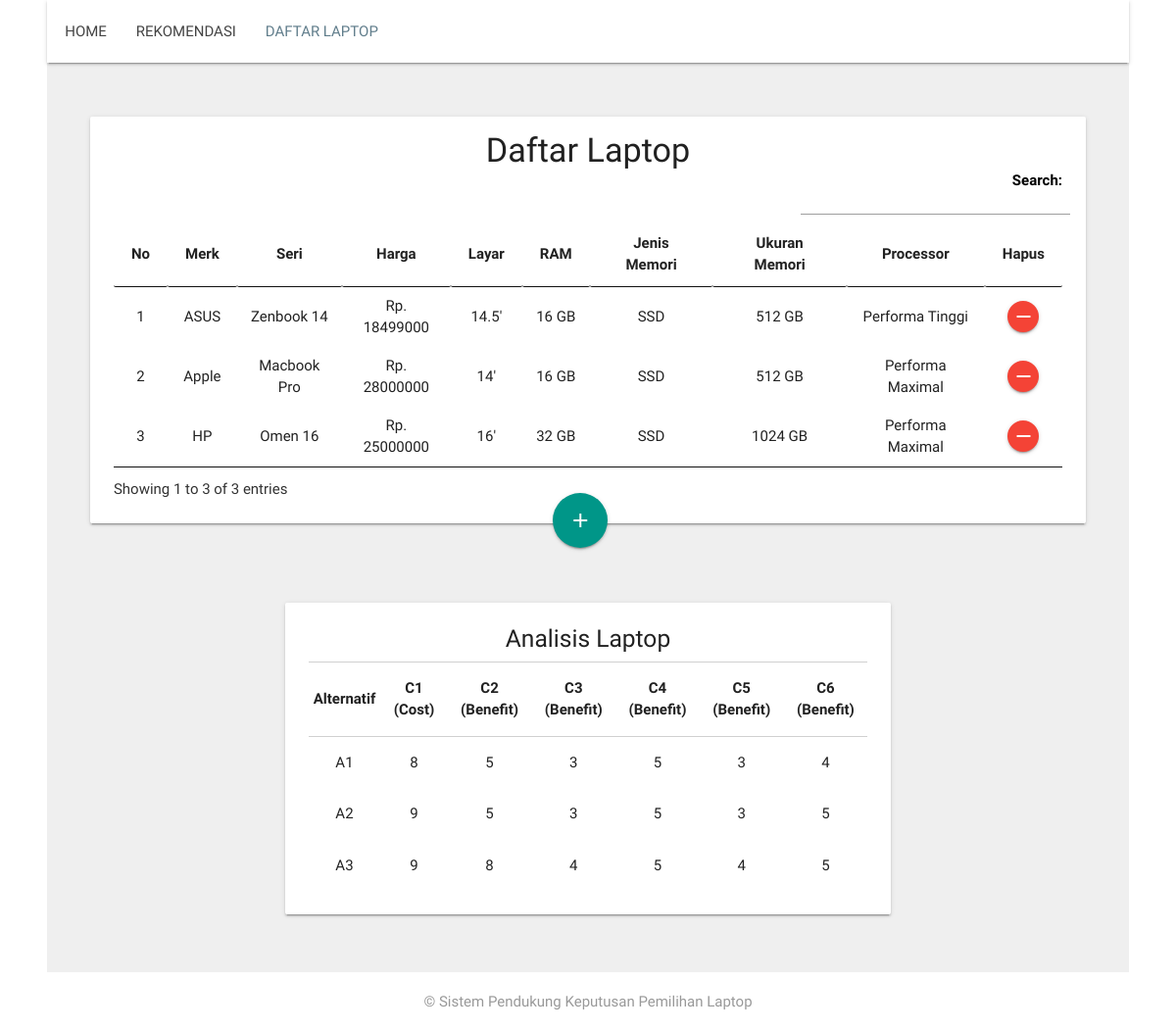
The app's page /daftar_laptop.php with its own data.
### tables this page shows
CREATE TABLE `daftar_laptop` (
  `id` int(4) NOT NULL,
  `merk` varchar(256) NOT NULL,
  `seri` varchar(256) NOT NULL,
  `harga` varchar(64) NOT NULL,
  `layar` varchar(64) NOT NULL,
  `ram` varchar(64) NOT NULL,
  `jenis_memory` varchar(64) NOT NULL,
  `ukuran_memory` varchar(64) NOT NULL,
  `processor` varchar(64) NOT NULL,
  `harga_angka` varchar(64) NOT NULL,
  `layar_angka` varchar(64) NOT NULL,
  `ram_angka` varchar(64) NOT NULL,
  `jenis_memory_angka` varchar(64) NOT NULL,
  `ukuran_memory_angka` varchar(64) NOT NULL,
  `processor_angka` varchar(64) NOT NULL
);

### daftar_laptop.php (the view, shortened to what this page needs)
<?php
include('connection.php');
?>
<!DOCTYPE html>
<html>
<head>
	<link type="text/css" rel="stylesheet" href="assets/css/materialize.css"  media="screen,projection"/>
	<link rel="stylesheet" href="assets/css/table.css">
	<link rel="stylesheet" href="assets/css/style.css">
	<link rel="stylesheet" href="https://cdnjs.cloudflare.com/ajax/libs/font-awesome/4.5.0/css/font-awesome.min.css">
	<link rel="stylesheet" type="text/css" href="assets/dataTable/jquery.dataTables.min.css">
</head>
<body>
	<div class="navbar-fixed">
	<nav>
    	<div class="container">
						<div class="nav-wrapper">
								<ul class="left" style="margin-left: -52px;">
									<li><a href="index.php">HOME</a></li>
									<li><a href="model.php">REKOMENDASI</a></li>
									<li><a class="active" href="daftar_laptop.php">DAFTAR LAPTOP</a></li>
								</ul>
						</div>
        </div>
		</nav>
		</div>
	<div style="background-color: #efefef">
		<div class="container">
		    <div class="section-card" style="padding: 40px 0px 20px 0px;">
				<ul>
				    <li>
						<div class="row">
						<div class="card">
								<div class="card-content">
									<center><h4 style="margin-bottom: 0px; margin-top: -8px;">Daftar Laptop</h4></center>
									<table id="table_id" class="hover dataTablesCustom" style="width:100%">
											<thead style="border-top: 1px solid #d0d0d0;">
												<tr>
													<th><center>No </center></th>
													<th><center>Merk</center></th>
													<th><center>Seri</center></th>
													<th><center>Harga</center></th>
													<th><center>Layar</center></th>
													<th><center>RAM</center></th>
													<th><center>Jenis Memori</center></th>
													<th><center>Ukuran Memori</center></th>
													<th><center>Processor</center></th>
													<th><center>Hapus</center></th>
												</tr>
											</thead>
											<tbody>
												<?php
												$query=mysqli_query($selectdb,"SELECT * FROM daftar_laptop");
												$no=1;
												while ($data=mysqli_fetch_array($query)) {
												?>
												<tr>
													<td><center><?php echo $no; ?></center></td>
													<td><center><?php echo $data['merk'] ?></center></td>
													<td><center><?php echo $data['seri'] ?></center></td>
													<td><center><?php echo "Rp. ", $data['harga'] ?></center></td>
													<td><center><?php echo $data['layar'],"'" ?></center></td>
													<td><center><?php echo $data['ram']," GB" ?></center></td>
													<td><center><?php echo $data['jenis_memory'] ?></center></td>
													<td><center><?php echo $data['ukuran_memory']," GB" ?></center></td>
													<td><center><?php echo $data['processor'] ?></center></td>
													<td>
														<center>
															<form method="POST">
																<button type="submit" name="hapus_laptop" style="height: 32px; width: 32px;" class="btn-floating btn-small waves-effect waves-light red"><i style="line-height: 32px;" class="material-icons">remove</i></button>
															</form>
														</center>
													</td>
												</tr>
												<?php
														$no++;}
												?>
											</tbody>
									</table>
									</div>
							</div>
							<a href="#tambah" class="btn-floating btn-large waves-effect waves-light teal btn-float-custom"><i class="material-icons">add</i></a>
						</div>
				    </li>
				</ul>
	    	</div>
		</div>
	</div>
	<div style="background-color: #efefef">
		<div class="container">
		    <div class="section-card" style="padding: 1px 20% 24px 20%;">
				<ul>
				    <li>
						<div class="row">
							<div class="card">
								<div class="card-content" style="padding-top: 10px;">
									<center><h5 style="margin-bottom: 10px;">Analisis Laptop</h5></center>
									<table class="responsive-table">
											<thead style="border-top: 1px solid #d0d0d0;">
												<tr>
													<th><center>Alternatif</center></th>
													<th><center>C1 (Cost)</center></th>
													<th><center>C2 (Benefit)</center></th>
													<th><center>C3 (Benefit)</center></th>
													<th><center>C4 (Benefit)</center></th>
													<th><center>C5 (Benefit)</center></th>
													<th><center>C6 (Benefit)</center></th>
												</tr>
											</thead>
											<tbody>
												<?php
												$query=mysqli_query($selectdb,"SELECT * FROM daftar_laptop");
												$no=1;
												while ($data=mysqli_fetch_array($query)) {
												?>
												<tr>
													<td><center><?php echo "A",$no ?></center></td>
													<td><center><?php echo $data['harga_angka'] ?></center></td>
													<td><center><?php echo $data['layar_angka'] ?></center></td>
													<td><center><?php echo $data['ram_angka'] ?></center></td>
													<td><center><?php echo $data['jenis_memory_angka'] ?></center></td>
													<td><center><?php echo $data['ukuran_memory_angka'] ?></center></td>
													<td><center><?php echo $data['processor_angka'] ?></center></td>
												</tr>
												<?php
														$no++;}
												?>
											</tbody>
									</table>
									</div>
							</div>
						</div>
				    </li>
				</ul>
	    	</div>
		</div>
	</div>
	<div class="footer-copyright" style="padding: 0px 0px; background-color: white">
      <div class="container">
        <p align="center" style="color: #999">&copy; Sistem Pendukung Keputusan Pemilihan Laptop</p>
      </div>
    </div>
</body>
</html>

### assets/css/style.css (style rules this page uses)
nav ul a, nav .brand-logo { color: #444; }
p { line-height: 2rem; }
.section-card { padding-top: 6rem; padding-bottom: 6rem; }
.btn-float-custom { margin-top: -46px; margin-right: 48%; float: right; }

### records on screen
daftar_laptop: merk "ASUS", seri "Zenbook 14", harga "18499000", layar "14.5", ram "16", jenis_memory "SSD", ukuran_memory "512", processor "Performa Tinggi", harga_angka "8", layar_angka "5", ram_angka "3", jenis_memory_angka "5", ukuran_memory_angka "3", processor_angka "4"
daftar_laptop: merk "Apple", seri "Macbook Pro", harga "28000000", layar "14", ram "16", jenis_memory "SSD", ukuran_memory "512", processor "Performa Maximal", harga_angka "9", layar_angka "5", ram_angka "3", jenis_memory_angka "5", ukuran_memory_angka "3", processor_angka "5"
daftar_laptop: merk "HP", seri "Omen 16", harga "25000000", layar "16", ram "32", jenis_memory "SSD", ukuran_memory "1024", processor "Performa Maximal", harga_angka "9", layar_angka "8", ram_angka "4", jenis_memory_angka "5", ukuran_memory_angka "4", processor_angka "5"
